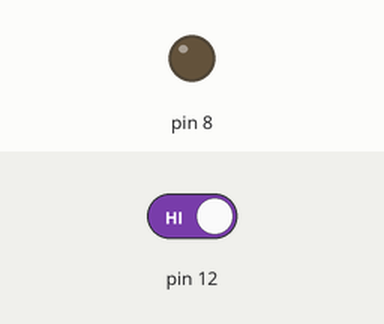
Bench run of a sketch on a simulated Arduino Uno, built with avr-gcc and run on an emulated ATmega328P. On the bench: output pins drawn as LEDs (lit = HIGH). The test bench sets the inputs (shaded band); at power-on: pin 12 HIGH.

Above: at 1.2 s.
1.3 s: pin 12 driven LOW
At 2.4 s:
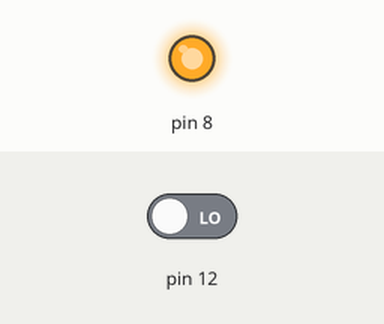
2.8 s: pin 12 driven HIGH
At 3.5 s:
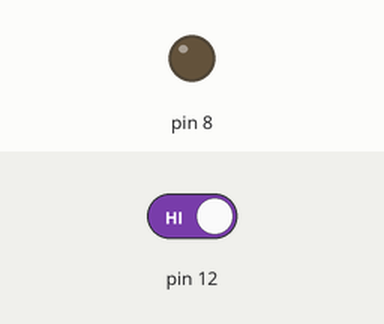
Timing chart, 0 to 5.8 s (numbered marks = the images above; inputs shaded):
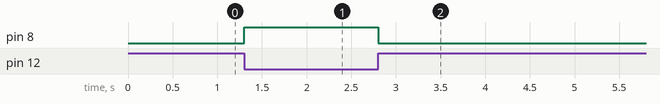

Measured:
- after the input at 1.3 s, pin 8: LOW → HIGH at once
- after the input at 2.8 s, pin 8: HIGH → LOW at once

The sketch:

BUZZER.ino
```cpp
void setup()
{
  pinMode(8, OUTPUT);
  pinMode(12, INPUT);
}
void loop()
{
  if (digitalRead(12)==LOW)
  {
    digitalWrite(8, HIGH);
  }
  else
  {
    digitalWrite(8, LOW);
  }
}
```
